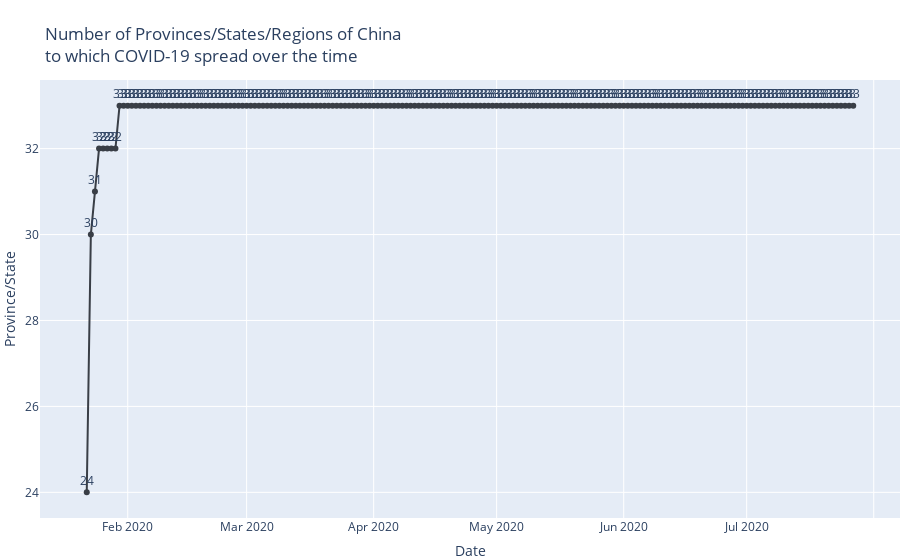

Notebook source saved alongside this figure:
### Markdown cell above
### No. of Places to which COVID-19 spread

### Code cell
c_spread = china[china['Confirmed']!=0].groupby('Date')['Province/State'].unique().apply(len)
c_spread = pd.DataFrame(c_spread).reset_index()

fig = px.line(c_spread, x='Date', y='Province/State', text='Province/State',
              title='Number of Provinces/States/Regions of China<br>to which COVID-19 spread over the time',
             color_discrete_sequence=[cnf,dth, rec])
fig.update_traces(textposition='top center')
fig.update_layout(margin=dict(t=80,l=0,r=0,b=0))
fig

### Figure 1 — Plotly figure (JSON) as saved in the notebook; plotly's stock layout.template omitted (floating-point values rounded to 4 significant figures; data arrays with more than 128 entries replaced by an {"elided": "..."} marker saying what was removed)
{"data": [{"hovertemplate": "Date=%{x}<br>Province/State=%{text}<extra></extra>", "legendgroup": "", "line": {"color": "#393e46", "dash": "solid"}, "mode": "lines+markers+text", "name": "", "orientation": "v", "showlegend": false, "text": {"elided": "188 int values"}, "textposition": "top center", "type": "scatter", "x": {"elided": "188 str values"}, "xaxis": "x", "y": {"elided": "188 int values"}, "yaxis": "y"}], "layout": {"legend": {"tracegroupgap": 0}, "margin": {"b": 0, "l": 0, "r": 0, "t": 80}, "title": {"text": "Number of Provinces/States/Regions of China<br>to which COVID-19 spread over the time"}, "xaxis": {"anchor": "y", "domain": [0, 1], "title": {"text": "Date"}}, "yaxis": {"anchor": "x", "domain": [0, 1], "title": {"text": "Province/State"}}}}
